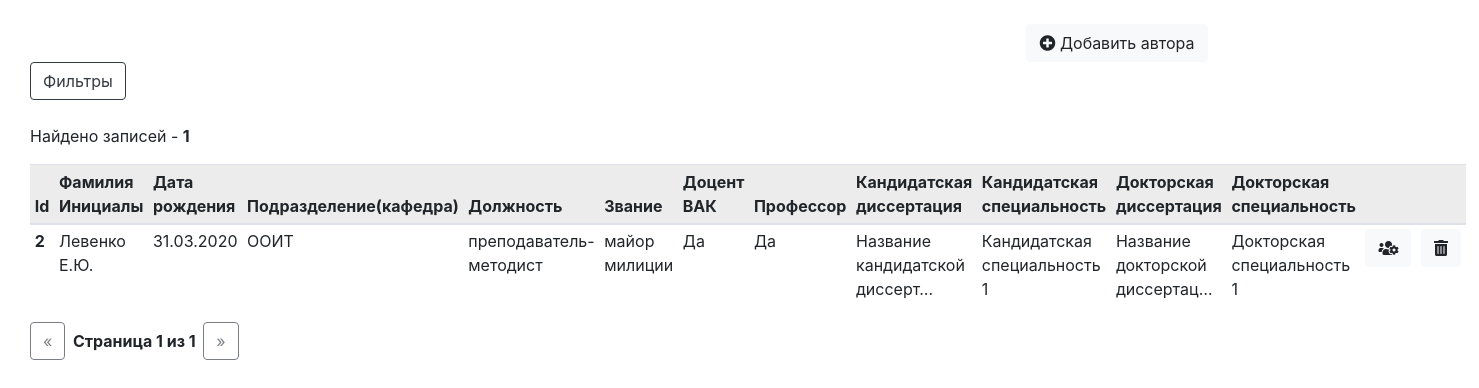
Page /author/ (signed in) on the earlier database version.
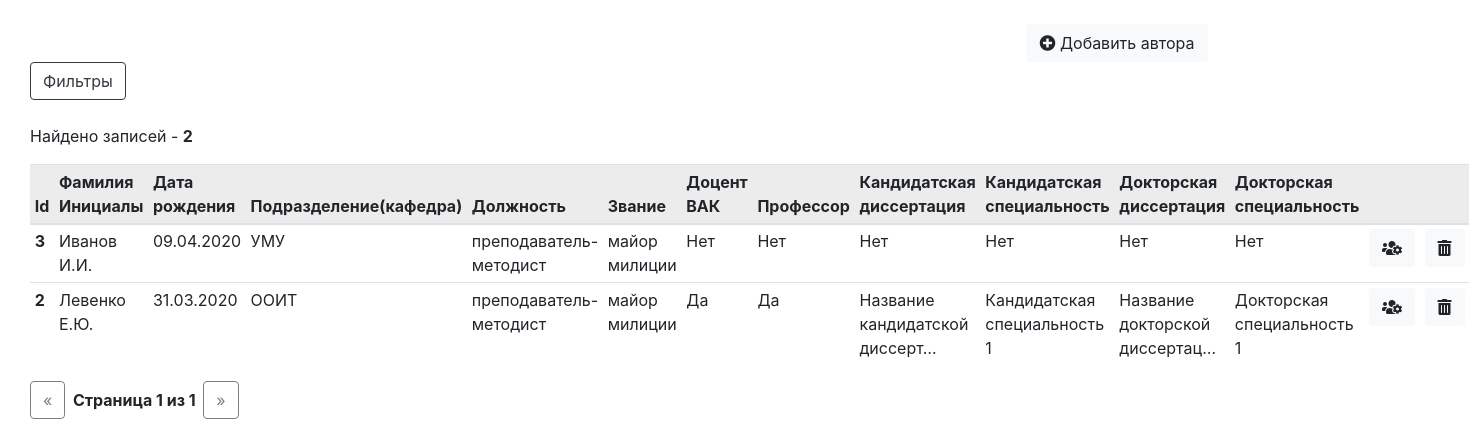
Same page on the later database version.
### authors/models.py (models this page shows, shortened)
class Author(models.Model):
    subdivision = models.ForeignKey(Subdivision, on_delete=models.SET_NULL, null=True, verbose_name="Подразделение")
    lastname = models.CharField(max_length=100, verbose_name="Фамилия", validators=[name_validator])
    firstname = models.CharField(max_length=100, verbose_name="Имя", validators=[name_validator])
    patronymic = models.CharField(max_length=100, verbose_name="Отчество", validators=[name_validator])
    date_of_birth = models.DateField(blank=True, null=True, verbose_name="Дата рождения")
    rank = models.ForeignKey(Rank, on_delete=models.SET_NULL, blank=True, null=True, verbose_name="Звание")
    position = models.ForeignKey(Position, on_delete=models.SET_NULL, blank=True, null=True, verbose_name="Должность")
    position_date = models.DateField(blank=True, null=True, verbose_name="Дата назначения на должность")
    is_docentvak = models.BooleanField(default=False, verbose_name="Является доцентом ВАК")
    docentvak_date = models.DateField(blank=True, null=True, verbose_name="Дата присовения доцента ВАК")
    is_professor = models.BooleanField(default=False, verbose_name="Является профессором")
    professor_date = models.DateField(blank=True, null=True, verbose_name="Дата присвоения профессороской степени")
    is_candidate = models.BooleanField(default=False, verbose_name="Является кандидатом наук")
    candidate_date = models.DateField(blank=True, null=True, verbose_name="Дата присвоения кандидата наук")
    candidate_title = models.TextField(blank=True, null=True, verbose_name="Название кандидатской диссертации")
    candidate_specialty = models.ForeignKey(Candidatespecialty, on_delete=models.SET_NULL, blank=True, null=True,
                                            verbose_name="Кандидатская специальность")
    is_doctor = models.BooleanField(default=False, verbose_name="Является доктором наук")
    doctor_date = models.DateField(blank=True, null=True, verbose_name="Дата присвоения доктора наук")
    doctor_title = models.TextField(blank=True, null=True, verbose_name="Название докторской диссертации")
    doctor_specialty = models.ForeignKey(Doctorspecialty, on_delete=models.SET_NULL, blank=True, null=True,
                                         verbose_name="Докторская специальность")
    extra_data = models.TextField(blank=True, null=True, verbose_name="Дополнительные данные")
    work_status = models.ForeignKey(Workstatus, on_delete=models.SET_NULL, null=True,
                                    verbose_name="Рабочий статус")
    class Meta:
        ordering = ('lastname',)
        verbose_name = 'Автор'
        verbose_name_plural = 'Авторы'
    @property
    def get_full_name(self):
        return "{} {}.{}.".format(self.lastname, self.firstname[0], self.patronymic[0])
    @property
    def get_is_docent_vak(self):
        return "{}".format("Да" if self.is_docentvak else "Нет")
    @property
    def get_is_professor(self):
        return "{}".format("Да" if self.is_professor else "Нет")

class Subdivision(models.Model):
    subdivision_name = models.CharField(max_length=255, verbose_name="Наименование подразделения")
    subdivision_short_name = models.CharField(max_length=70, verbose_name="Сокращенное наименование подразделения",
                                              blank=True, null=True)
    group = models.ForeignKey(Subdivisiongroup, on_delete=models.SET_NULL, null=True, verbose_name="Группа подразделений")
    def __str__(self):
        return self.subdivision_name
    class Meta:
        ordering = ('subdivision_name',)
        verbose_name = 'Подразделение'
        verbose_name_plural = 'Подразделения'

class Position(models.Model):
    position_name = models.CharField(max_length=255, verbose_name="Должность")
    def __str__(self):
        return self.position_name
    class Meta:
        ordering = ('position_name',)
        verbose_name = 'Должность'
        verbose_name_plural = 'Должности'

class Rank(models.Model):
    rank = models.CharField(max_length=100, verbose_name="Звание")
    def __str__(self):
        return self.rank
    class Meta:
        ordering = ('id',)
        verbose_name = 'Звание'
        verbose_name_plural = 'Звания'

class Candidatespecialty(models.Model):
    candidate_specialty_title = models.CharField(max_length=255, verbose_name="Название кандидатской диссертации")
    class Meta:
        ordering = ('candidate_specialty_title',)
        verbose_name = 'Кандидатская специальность'
        verbose_name_plural = 'Кандидатские специальности'

class Doctorspecialty(models.Model):
    doctor_specialty_title = models.CharField(max_length=255, verbose_name="Название докторской диссертации")
    class Meta:
        ordering = ('doctor_specialty_title',)
        verbose_name = 'Докторская специальность'
        verbose_name_plural = 'Докторские специальности'

### authors/views.py (the view)
# urls.py: path('', login_required(views.author_list), name='list'),
def author_list(request):
    f = AuthorFilter(request.GET, queryset=Author.objects.all().order_by('lastname'))
    paginator = Paginator(f.qs, 50)
    page = request.GET.get('page')
    authors = paginator.get_page(page)
    return render(request, 'authors/authors_list.html', {'list': authors,
                                                         'filter': f,
                                                         })

### authors/templates/authors/authors_list.html (shortened to what this page needs)
{% extends "base_list.html" %}
{% load url_replace %}
{% load static %}
{% block add_button %}
    <a href="{% url 'authors:add' %}" class="btn btn-light"><i class="fas fa-plus-circle"></i> Добавить автора</a>
{% endblock %}
{% block list %}
    <table class="table table-sm">
        <thead class="table-active">
        <tr>
            <th class="sorting" scope="col" id='id' >Id</th>
            <th class="sorting" scope="col" id='lastname'>Фамилия Инициалы</th>
            <th class="sorting" scope="col" id='dateofbirth'>Дата рождения</th>
            <th class="sorting" scope="col" id='subdivision'>Подразделение(кафедра)</th>
            <th class="sorting" scope="col" id='position'>Должность</th>
            <th class="sorting" scope="col" id='rank'>Звание</th>
            <th >Доцент ВАК</th>
            <th >Профессор</th>
            <th >Кандидатская диссертация</th>
            <th >Кандидатская специальность</th>
            <th >Докторская диссертация</th>
            <th  scope="col">Докторская специальность</th>
            <th  scope="col"></th>
            <th  scope="col"></th>
        </tr>
        </thead>
        <tbody>
        {% for author in list %}
            <tr>
                <th scope="row">{{ author.id }}</th>
                <td>{{ author.get_full_name }}</td>
                <td>{{ author.date_of_birth|date:"d.m.Y" }}</td>
                <td title="{{ author.subdivision }}">{{ author.subdivision.subdivision_short_name }}</td>
                <td>{{ author.position }}</td>
                <td>{{ author.rank }}</td>
                <td>{{ author.get_is_docent_vak }}</td>
                <td>{{ author.get_is_professor }}</td>
                <td title="{{ author.candidate_title }}">{{ author.candidate_title|truncatechars:30|default:"Нет" }}</td>
                <td title="{{ author.candidate_specialty.candidate_specialty_title }}">{{ author.candidate_specialty.candidate_specialty_title|truncatechars:30|default:"Нет" }}</td>
                <td title="{{ author.doctor_title }}">{{ author.doctor_title|truncatechars:30|default:"Нет" }}</td>
                <td title="{{ author.doctor_specialty.doctor_title }}">{{ author.doctor_specialty.doctor_specialty_title|truncatechars:30|default:"Нет" }}</td>
                <td><a href="{% url 'authors:update' author.id %}" class="btn btn-light"><i class="fas fa-users-cog"></i></a></td>
                <td><a href="{% url 'authors:delete' author.id %}" class="btn btn-light"><i class="fas fa-trash-alt"></i></a></td>
            </tr>
        {% endfor %}
        </tbody>
    </table>
{% endblock %}

### templates/base_list.html (shortened to what this page needs)
{% extends "base.html" %}
{% load static %}
{% load url_replace %}
{% block content %}
    <div class="col-md-10">
        <br>
        <div class="row">
            <div class="col-sm-12 d-flex justify-content-end">
                {% block add_button %}{% endblock %}
            </div>
        </div>
        <button class="btn btn-outline-dark" type="button" data-toggle="collapse" data-target="#form_filters" aria-controls="form_filters">Фильтры</button>
        <br>
        <br>
        {% if list %}
            <p>Найдено записей - <b>{{ filter.qs|length }}</b></p>
            {% block list %}{% endblock %}
            <nav aria-label="...">
                <ul class="pagination pagination-sm">
                    {% if list.has_previous %}
                        <li class="page-item">
                            <a class="btn btn-outline-dark" href="?{% url_replace request 'page' list.previous_page_number %}"><span aria-hidden="true">&laquo;</span></a>
                        </li>
                    {% else %}
                        <li class="page-item">
                            <a class="btn btn-outline-dark disabled" href="#"><span aria-hidden="true">&laquo;</span></a>
                        </li>
                    {% endif %}
                    <li class="page-item d-flex align-items-center disabled"><b>&nbsp;&nbsp;Страница {{ list.number }} из {{ list.paginator.num_pages }}&nbsp;&nbsp;</b></li>
                    {% if list.has_next %}
                        <li class="page-item">
                            <a class="btn btn-outline-dark" href="?{% url_replace request 'page' list.next_page_number %}"><span aria-hidden="true">&raquo;</span></a>
                        </li>
                    {% else %}
                        <li class="page-item">
                            <a class="btn btn-outline-dark disabled" href="#"><span aria-hidden="true">&raquo;</span></a>
                        </li>
                    {% endif %}
                </ul>
            </nav>
        {% else %}
            <p>Список пуст!</p>
        {% endif %}
    </div>
{% endblock %}

### templates/base.html (shortened to what this page needs)
<!DOCTYPE html>
<html lang="ru">
<head>
    {% load static %}
    <link rel="stylesheet" href="https://stackpath.bootstrapcdn.com/bootstrap/4.4.1/css/bootstrap.min.css">
    <link rel="stylesheet" href="https://use.fontawesome.com/releases/v5.4.2/css/all.css">
    <link href="https://cdnjs.cloudflare.com/ajax/libs/select2/4.0.8/css/select2.min.css" rel="stylesheet" />
</head>
<body>
<div class="container-fluid">
    {% block content %}{% endblock %}
</div>
</body>
</html>

### authors/templates/authors/filters.html (shortened to what this page needs)
{% load static %}
{% load widget_tweaks %}

Differences in the rows shown:
added Author: id "3", get_full_name "Иванов И.И.", date_of_birth "09.04.2020", subdivision.subdivision_short_name "УМУ", position "преподаватель-методист", rank "майор милиции", get_is_docent_vak "Нет", get_is_professor "Нет", candidate_title "Нет", candidate_specialty.candidate_specialty_title "Нет", doctor_title "Нет", doctor_specialty.doctor_specialty_title "Нет"
Other differences:
{{ filter.qs|length }}: "1" → "2"
